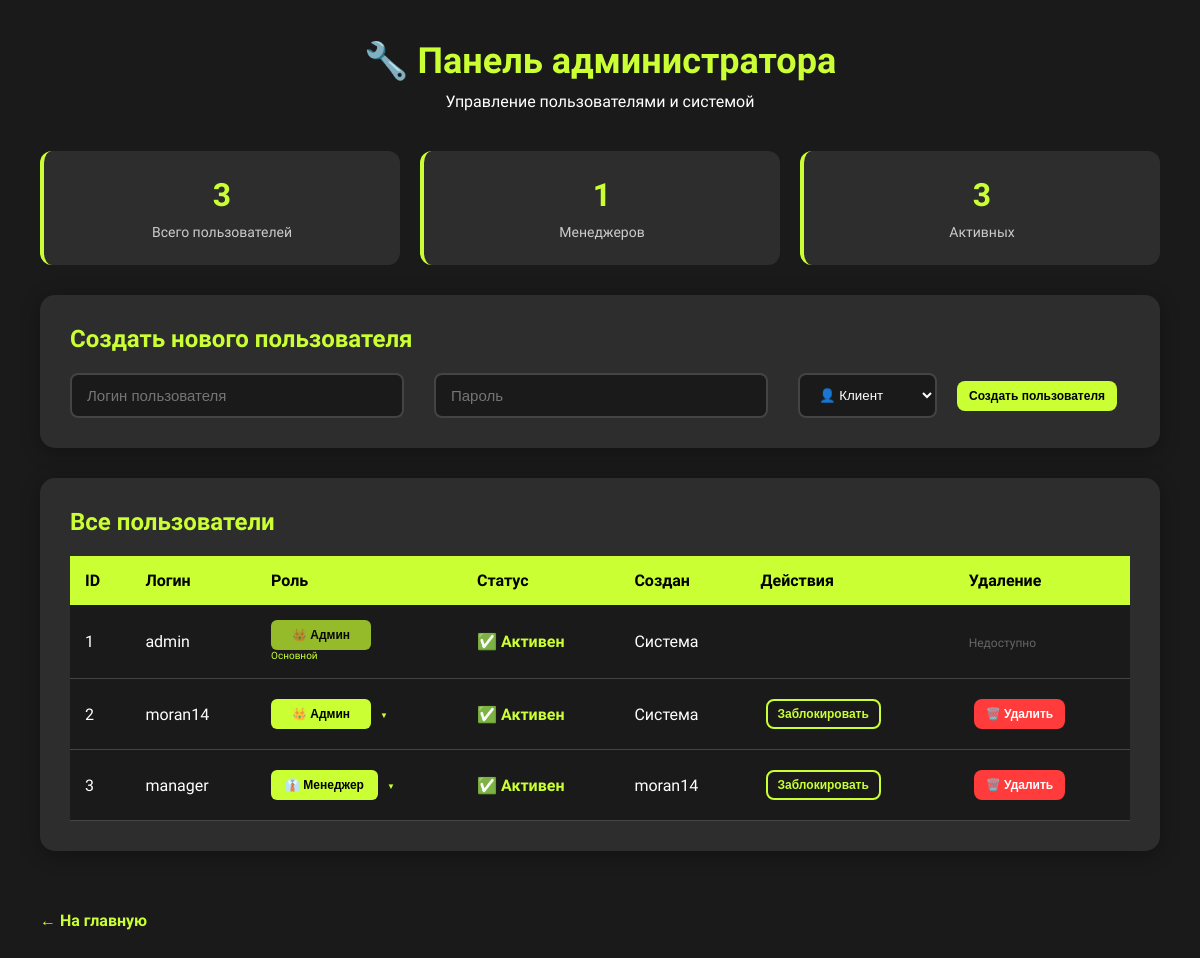
The page /admin (signed in) on the database its author committed.
### app.py (models this page shows, shortened)
class User(db.Model):
    id = db.Column(db.Integer, primary_key=True)
    username = db.Column(db.String(150), unique=True, nullable=False)
    password_hash = db.Column(db.String(255), nullable=False)  # Увеличил длину для хэша
    role = db.Column(db.String(20), default='client')
    is_active = db.Column(db.Boolean, default=True)
    created_by = db.Column(db.String(150))

### app.py (the view)
@app.route('/admin')
def admin_panel():
    if session.get('role') != 'admin':
        flash("Доступ запрещен!", "error")
        return redirect(url_for('index'))
    users = User.query.all()
    return render_template('admin.html', users=users)

### templates/admin.html (shortened to what this page needs)
<!DOCTYPE html>
<html lang="ru">
<head>
    <link rel="stylesheet" href="{{ url_for('static', filename='css/main.css') }}">
</head>
<body>
    <div class="admin-container">
        <div class="admin-header">
            <h1>🔧 Панель администратора</h1>
            <p>Управление пользователями и системой</p>
        </div>
        <div class="admin-stats">
            <div class="stat-card">
                <div class="stat-number">{{ users|length }}</div>
                <div class="stat-label">Всего пользователей</div>
            </div>
            <div class="stat-card">
                <div class="stat-number">{{ users|selectattr("role", "equalto", "manager")|list|length }}</div>
                <div class="stat-label">Менеджеров</div>
            </div>
            <div class="stat-card">
                <div class="stat-number">{{ users|selectattr("is_active")|list|length }}</div>
                <div class="stat-label">Активных</div>
            </div>
        </div>
        <div class="admin-section">
            <h2>Создать нового пользователя</h2>
            <form action="{{ url_for('create_manager') }}" method="POST" class="admin-form">
                <input type="text" name="username" placeholder="Логин пользователя" required>
                <input type="password" name="password" placeholder="Пароль" required>
                <select name="role" style="background: #1a1a1a; color: #fff; border: 2px solid #444; padding: 12px 15px; border-radius: 8px;">
                    <option value="client">👤 Клиент</option>
                </select>
                <button type="submit" class="admin-btn">Создать пользователя</button>
            </form>
        </div>
        <div class="admin-section">
            <h2>Все пользователи</h2>
            <table class="admin-table">
                <tr>
                    <th>ID</th>
                    <th>Логин</th>
                    <th>Роль</th>
                    <th>Статус</th>
                    <th>Создан</th>
                    <th>Действия</th>
                    <th>Удаление</th>
                </tr>
                {% for user in users %}
                <tr>
                    <td>{{ user.id }}</td>
                    <td>{{ user.username }}</td>
                    <td>
                        <div class="role-dropdown {% if user.username != 'admin' %}has-arrow{% endif %}">
                            {% if user.role == 'admin' %}
                                {% if user.username == 'admin' %}
                                <button class="role-btn admin" disabled>👑 Админ</button>
                                <small style="display: block; color: #CAFF33; font-size: 10px;">Основной</small>
                                {% else %}
                                <button class="role-btn admin" onclick="toggleRoleMenu(this)">👑 Админ</button>
                                {% endif %}
                            {% elif user.role == 'manager' %}
                            <button class="role-btn manager" onclick="toggleRoleMenu(this)">👔 Менеджер</button>
                            {% else %}
                            <button class="role-btn client" onclick="toggleRoleMenu(this)">👤 Клиент</button>
                            {% endif %}
                        </div>
                    </td>
                    <td>
                        {% if user.is_active %}
                        <span class="status-active">✅ Активен</span>
                        {% else %}
                        <span class="status-inactive">❌ Заблокирован</span>
                        {% endif %}
                    </td>
                    <td>{{ user.created_by or 'Система' }}</td>
                    <td>
                        {% if user.role != 'admin' or user.username != 'admin' %}
                        <form action="{{ url_for('toggle_user') }}" method="POST" style="display:inline;">
                            <button type="submit" class="admin-btn secondary" {% if user.username == 'admin' %}disabled{% endif %}>
                                {% if user.is_active %}Заблокировать{% else %}Активировать{% endif %}
                            </button>
                        </form>
                        {% endif %}
                    </td>
                    <td>
                        {% if user.username != 'admin' and user.username != session.user %}
                        <form action="{{ url_for('delete_user') }}" method="POST" style="display:inline;">
                            <button type="submit" class="admin-btn delete-btn" onclick="return confirm('Вы уверены, что хотите удалить пользователя {{ user.username }}?')">
                                🗑️ Удалить
                            </button>
                        </form>
                        {% else %}
                        <span style="color: #666; font-size: 12px;">Недоступно</span>
                        {% endif %}
                    </td>
                </tr>
                {% endfor %}
            </table>
        </div>
        <a href="{{ url_for('index') }}" class="admin-back">← На главную</a>
    </div>
</body>
</html>

### static/css/main.css (style rules this page uses)
* { margin: 0; padding: 0; }
body { font-family: 'Raleway', sans-serif; font-weight: 400; font-size: 16px; margin: 0; background: url("/static/img/Abstract\ violet\ gradient\ backdrop\ for\ your\ eco-themed\ graphic\ design_\ 1.png") center/cover no-repeat fixed; color: #fff; }
a { text-decoration: none; }
.admin-container { background: #1a1a1a; min-height: 100vh; padding: 40px; color: #fff; }
.admin-section { background: #2d2d2d; padding: 30px; border-radius: 15px; margin-bottom: 30px; box-shadow: 0 4px 20px rgba(0,0,0,0.3); }
.admin-section h2 { color: #CAFF33; font-size: 24px; margin-bottom: 20px; font-weight: 600; }
.admin-form { display: flex; align-items: center; gap: 15px; flex-wrap: wrap; }
.admin-section input[type="text"], .admin-section input[type="password"] { width: 300px; padding: 12px 15px; border: 2px solid #444; border-radius: 8px; background: #1a1a1a; color: #fff; font-size: 15px; margin-right: 15px; transition: 0.3s; }
.admin-btn { background: #CAFF33; color: #000; border: 2px solid transparent; border-radius: 8px; font-weight: 600; cursor: pointer; transition: 0.3s; margin: 5px; padding: 6px 10px; font-size: 12px; }
.admin-btn.secondary { background: transparent; color: #CAFF33; border: 2px solid #CAFF33; }
.admin-table { width: 100%; border-collapse: collapse; margin-top: 20px; }
.admin-table th { background: #CAFF33; color: #000; padding: 15px; text-align: left; font-weight: 600; }
.admin-table td { padding: 15px; border-bottom: 1px solid #444; background: #1a1a1a; }
.status-active { color: #CAFF33; font-weight: 600; }
.admin-header { text-align: center; margin-bottom: 40px; }
.admin-header h1 { color: #CAFF33; font-size: 36px; margin-bottom: 10px; }
.admin-back { display: inline-block; margin-top: 30px; color: #CAFF33; text-decoration: none; font-weight: 600; transition: 0.3s; }
.admin-btn.delete-btn { background: #ff3b3b; color: white; border: 2px solid transparent; }
.admin-stats { display: grid; grid-template-columns: repeat(auto-fit, minmax(200px, 1fr)); gap: 20px; margin-bottom: 30px; }
.stat-card { background: #2d2d2d; padding: 25px; border-radius: 12px; text-align: center; border-left: 4px solid #CAFF33; }
.stat-number { font-size: 32px; font-weight: 700; color: #CAFF33; margin-bottom: 10px; }
.stat-label { color: #ccc; font-size: 14px; }
.role-dropdown { position: relative; display: inline-block; }
.role-btn { padding: 6px 12px; border: 2px solid transparent; border-radius: 6px; font-size: 12px; font-weight: 600; cursor: pointer; transition: all 0.3s ease; min-width: 100px; text-align: center; }
.role-btn.admin { background: #CAFF33; color: #000; }
.role-btn.manager { background: #CAFF33; color: #000; }
.role-dropdown::after { content: '▼'; font-size: 8px; margin-left: 5px; color: #CAFF33; display: inline-block; transition: transform 0.3s ease; }
.role-btn:disabled { opacity: 0.7; cursor: not-allowed; transform: none !important; }
.role-dropdown.has-arrow::after { content: '▼'; font-size: 8px; margin-left: 5px; color: #CAFF33; display: inline-block; transition: transform 0.3s ease; }
.role-dropdown:not(.has-arrow)::after { display: none; }

### rows shown on the page
User: id "1", username "admin", role "👑 Админ", is_active "✅ Активен", created_by "Система", shows "Недоступно"
User: id "2", username "moran14", role "👑 Админ", is_active "✅ Активен", created_by "Система"
User: id "3", username "manager", role "👔 Менеджер", is_active "✅ Активен", created_by "moran14"

### other values the page prints
{{ users|length }} "3"
{{ users|selectattr("role", "equalto", "manager")|list|length }} "1"
{{ users|selectattr("is_active")|list|length }} "3"
